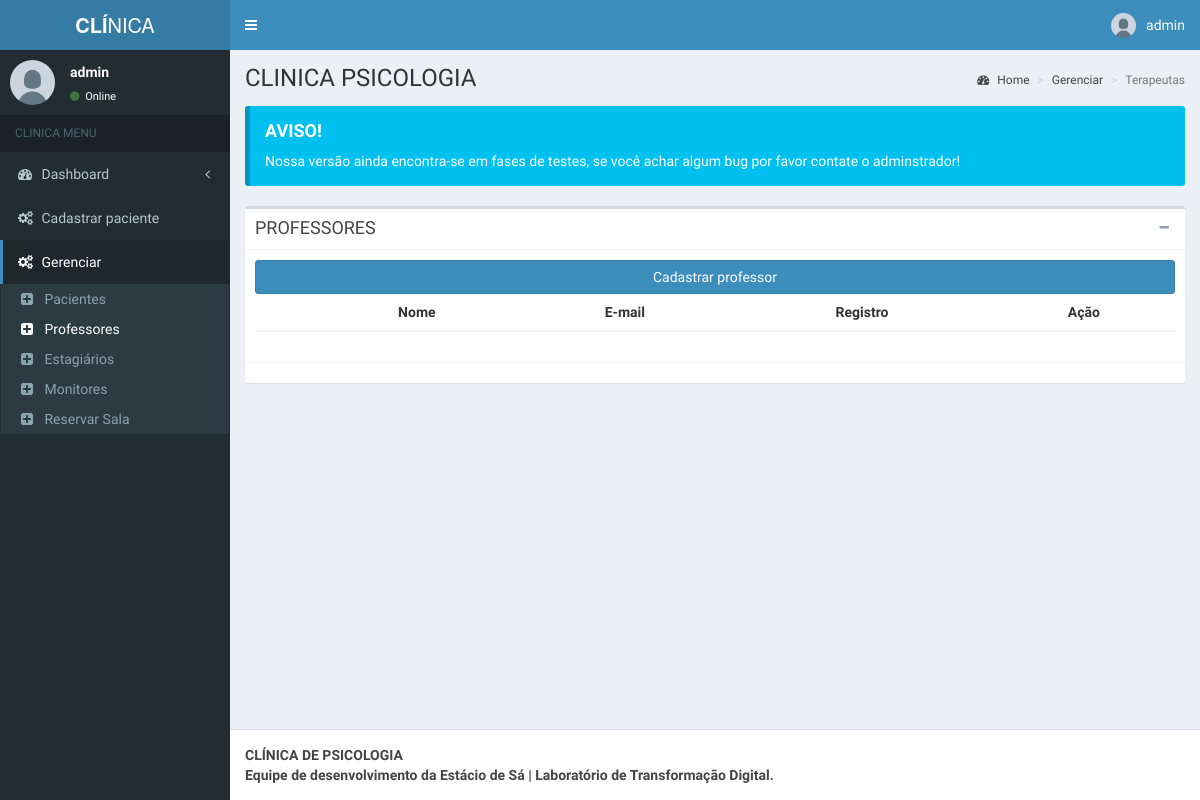
Page /admin/pages/layout/professores.php (signed in) on the earlier database version.
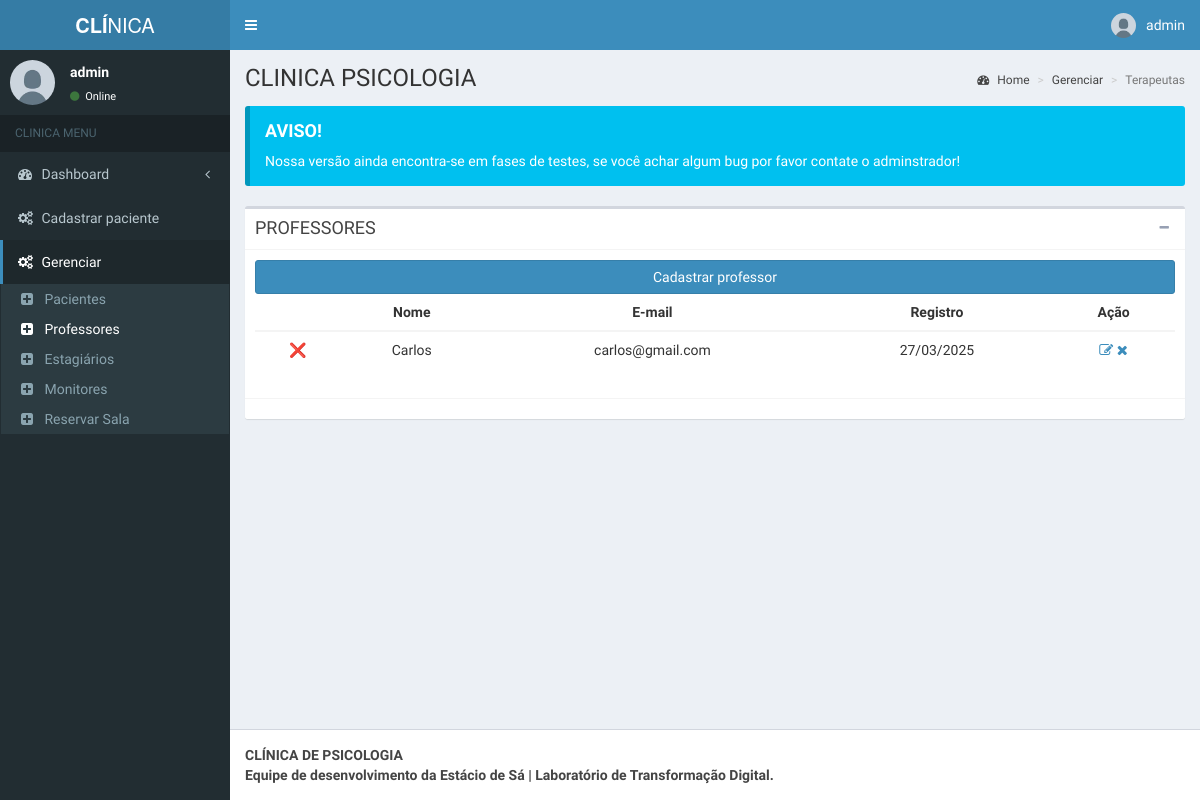
Same page on the later database version.
### tables this page shows
CREATE TABLE `tbl_professor` (
  `id` int(11) NOT NULL,
  `id_disponibilidade` int(11) UNSIGNED NOT NULL,
  `nome` varchar(50) NOT NULL,
  `usuario` varchar(20) NOT NULL,
  `email` varchar(100) NOT NULL,
  `senha` varchar(255) NOT NULL,
  `date` timestamp NOT NULL DEFAULT current_timestamp() ON UPDATE current_timestamp()
);

### admin/pages/layout/professores.php (the view, shortened to what the changed rows need)
<?php
include('../../../db/conexao.php');
?>
<!DOCTYPE html>
<html>
<head>
  <link rel="stylesheet" href="../../bootstrap/css/bootstrap.min.css">
  <link rel="stylesheet" href="https://maxcdn.bootstrapcdn.com/font-awesome/4.4.0/css/font-awesome.min.css">
  <link rel="stylesheet" href="https://code.ionicframework.com/ionicons/2.0.1/css/ionicons.min.css">
  <link rel="stylesheet" href="../../dist/css/AdminLTE.min.css">
  <link rel="stylesheet" href="../../dist/css/skins/_all-skins.min.css">
</head>
<body class="hold-transition skin-blue fixed sidebar-mini">
  <div class="wrapper">
    <div class="content-wrapper">
      <section class="content-header">
        <h1>
          CLINICA PSICOLOGIA
        </h1>
      </section>
      <section class="content">
        <div class="box">
          <div class="box-body">
            <div>
              <table class="table table-hover text-center">
                <thead class="table-dark">
                  <tr>
                    <th></th>
                    <th scope="col">Nome</th>
                    <th scope="col">E-mail</th>
                    <th scope="col">Registro</th>
                    <th scope="col">Ação</th>
                  </tr>
                </thead>
                <tbody>
                  <?php
                  $sql = "SELECT * FROM tbl_professor";
                  $result = mysqli_query($mysqli, $sql);
                  while ($row = mysqli_fetch_assoc($result)) {
                  ?>
                    <tr>
                    <td><?php echo ($row['id_disponibilidade']==2) ? "❌" : "✔️" ?></td>
                      <td><?php echo $row["nome"] ?></td>
                      <td><?php echo $row["email"] ?></td>
                      <td><?php echo date('d/m/Y', strtotime($row["date"])); ?></td>
                      <td style="background:white">
                        <a href="edit/edit-professor.php?id=<?php echo $row["id"] ?>" class="link-dark"><i class="fa fa-edit"></i></a>
                        <a href="delete/delete-professor.php?id=<?php echo $row["id"] ?>" class="link-dark"><i class="fa fa-remove"></i></a>
                      </td>
                    </tr>
                  <?php
                  }
                  ?>
                </tbody>
              </table>
            </div>
          </div>
        </div>
      </section>
    </div>
  </div>
</body>
</html>

Differences in the rows shown:
added tbl_professor: nome "Carlos", email "carlos@gmail.com", date "27/03/2025"
